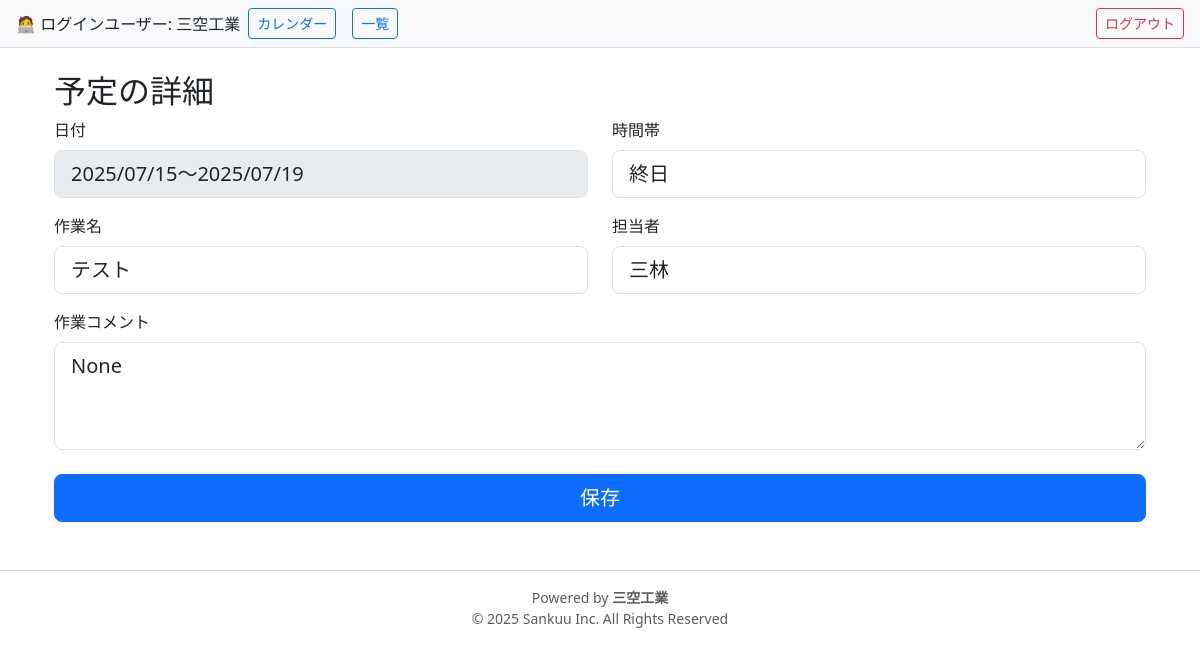
The app's page /schedules/6 (signed in), older data.
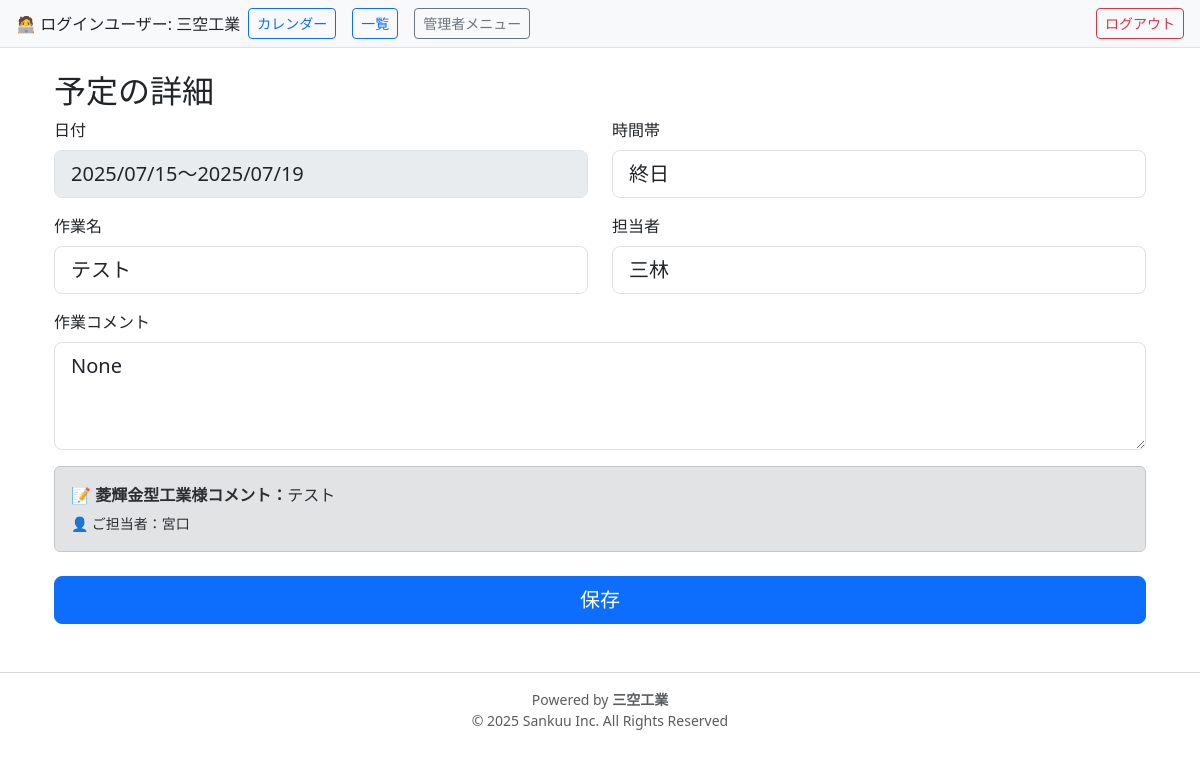
The same page, newer data.
### models.py (models this page shows)
class User(db.Model, UserMixin):
    __tablename__ = 'users'
    id = db.Column(db.Integer, primary_key=True)
    company_name = db.Column(db.String(100), nullable=False)
    email = db.Column(db.String(120), unique=True, nullable=False)
    password_hash = db.Column(db.String(128), nullable=False)
    role = db.Column(db.String(20), nullable=False)  # 'admin' or 'company'
    schedules = db.relationship('Schedule', backref='company', lazy=True)

class Schedule(db.Model):
    __tablename__ = 'schedules'
    id = db.Column(db.Integer, primary_key=True)
    site_name = db.Column(db.String(255), nullable=False)  # 開始日
    end_date = db.Column(db.Date, nullable=True)  # 終了日
    date = db.Column(db.Date, nullable=False)
    time_slot = db.Column(db.String(10), nullable=False)  # 午前／午後／夜
    task_name = db.Column(db.String(100), nullable=False)
    person_in_charge = db.Column(db.String(100))  # 担当者
    comment = db.Column(db.Text)
    company_id = db.Column(db.Integer, db.ForeignKey('users.id'), nullable=False)
    created_by = db.Column(db.Integer)  # ログインユーザーのID
    client_person = db.Column(db.String(100))   # 依頼元の担当者
    client_comment = db.Column(db.String(255))  # 依頼元からの伝言や要望など

### routes.py (the view, shortened to what this page needs)
@bp.route('/schedules/<int:id>', methods=['GET', 'POST'])
@login_required
def schedule_detail(id):
    schedule = Schedule.query.get_or_404(id)
    return render_template('schedule/detail.html', schedule=schedule)

### app.py (called while the page is built)
@login_manager.user_loader
def load_user(user_id):
    return User.query.get(int(user_id))

### templates/schedule/detail.html
{% extends 'base.html' %}
{% block content %}
<div class="container-fluid mt-4">
  <h2>予定の詳細</h2>
  <form method="POST">
    <div class="row">
      <div class="col-12 col-md-6 mb-3">
         <label class="form-label">日付</label>
        <input type="text"
               class="form-control form-control-lg"
               disabled
               value="{% if schedule.end_date %}{{ schedule.date.strftime('%Y/%m/%d') }}～{{ schedule.end_date.strftime('%Y/%m/%d') }}{% else %}{{ schedule.date.strftime('%Y/%m/%d') }}{% endif %}">
       </div>
      <div class="col-12 col-md-6 mb-3">
        <label class="form-label">時間帯</label>
        <select name="time_slot"
                class="form-control form-control-lg"
                {% if current_user.id != schedule.company_id and current_user.company_name != '菱輝金型工業' %}disabled{% endif %}>
          {% for slot in ['午前','午後','終日','夜'] %}
            <option value="{{ slot }}" {% if schedule.time_slot == slot %}selected{% endif %}>
              {{ slot }}
            </option>
          {% endfor %}
        </select>
      </div>
    </div>
    <div class="row">
      <div class="col-12 col-md-6 mb-3">
        <label class="form-label">作業名</label>
        <input type="text" name="task_name" class="form-control form-control-lg" value="{{ schedule.task_name }}" {% if current_user.id != schedule.company_id and current_user.company_name != '菱輝金型工業' %}disabled{% endif %}>
      </div>
      <div class="col-12 col-md-6 mb-3">
        <label class="form-label">担当者</label>
        <input type="text" name="person_in_charge" class="form-control form-control-lg" value="{{ schedule.person_in_charge }}" {% if current_user.id != schedule.company_id and current_user.company_name != '菱輝金型工業' %}disabled{% endif %}>
      </div>
    </div>
    <div class="mb-3">
      <label class="form-label">作業コメント</label>
      <textarea name="comment" class="form-control form-control-lg" rows="3" {% if current_user.id != schedule.company_id and current_user.company_name != '菱輝金型工業' %}disabled{% endif %}>{{ schedule.comment }}</textarea>
    </div>
    {% if current_user.company_name == '菱輝金型工業' %}
      <div class="mb-3">
        <label class="form-label">菱輝金型工業様 担当者</label>
        <input type="text" name="client_person" class="form-control form-control-lg" value="{{ schedule.client_person or '' }}">
      </div>
      <div class="mb-3">
        <label class="form-label">依頼元コメント（菱輝金型様）</label>
        <textarea name="client_comment" class="form-control form-control-lg" rows="3">{{ schedule.client_comment or '' }}</textarea>
      </div>
    {% else %}
      {% if schedule.client_comment or schedule.client_person %}
        <div class="alert alert-secondary mb-3">
          <p class="mb-1"><strong>📝 菱輝金型工業様コメント：</strong>{{ schedule.client_comment or '（なし）' }}</p>
          <p class="mb-0"><small>👤 ご担当者：{{ schedule.client_person or '（未記入）' }}</small></p>
        </div>
      {% endif %}
    {% endif %}
    <div class="text-center mt-4">
      {% if current_user.id == schedule.company_id or current_user.company_name == '菱輝金型工業' %}
        <button type="submit" class="btn btn-primary btn-lg w-100">保存</button>
      {% endif %}
    </div>
  </form>
</div>
{% endblock %}

### templates/base.html (shortened to what this page needs)
<!DOCTYPE html>
<html lang="ja">
<head>
  <link
    href="https://cdn.jsdelivr.net/npm/bootstrap@5.3.1/dist/css/bootstrap.min.css"
    rel="stylesheet"
  />
  <link
    href="https://cdn.jsdelivr.net/npm/fullcalendar@6.1.8/main.min.css"
    rel="stylesheet"
  />
</head>
<body>
  {% if current_user.is_authenticated %}
    <div class="d-flex justify-content-between align-items-center px-3 py-2 bg-light border-bottom">
      <div class="d-flex align-items-center">
        🧑‍💻 ログインユーザー: {{ current_user.company_name }}
        <a href="{{ url_for('main.schedule_calendar') }}" class="btn btn-outline-primary btn-sm mx-2">カレンダー</a>
        <a href="{{ url_for('main.schedule_list') }}"     class="btn btn-outline-primary btn-sm mx-2">一覧</a>
        {% if current_user.role == 'admin' %}
          <a href="{{ url_for('main.admin_list_users') }}" class="btn btn-outline-secondary btn-sm mx-2">管理者メニュー</a>
        {% endif %}
      </div>
      <a href="{{ url_for('main.logout') }}" class="btn btn-outline-danger btn-sm">ログアウト</a>
    </div>
  {% endif %}
  <div class="container mt-3">
    {% block content %}{% endblock %}
  </div>
  <footer class="text-center mt-5 mb-3 text-muted small">
    <hr />
    <div>Powered by <strong>三空工業</strong></div>
    <div>© 2025 Sankuu Inc. All Rights Reserved</div>
  </footer>
</body>
</html>

Row changes from the older to the newer data that the page shows:
changed User "三空工業": role "company" → "admin" (drawn)
changed Schedule "テスト": client_comment (not shown) → "テスト"; client_person (not shown) → "宮口"
Text that changed along with them:
text now shown: "管理者メニュー 📝 菱輝金型工業様コメント： 👤 ご担当者："
